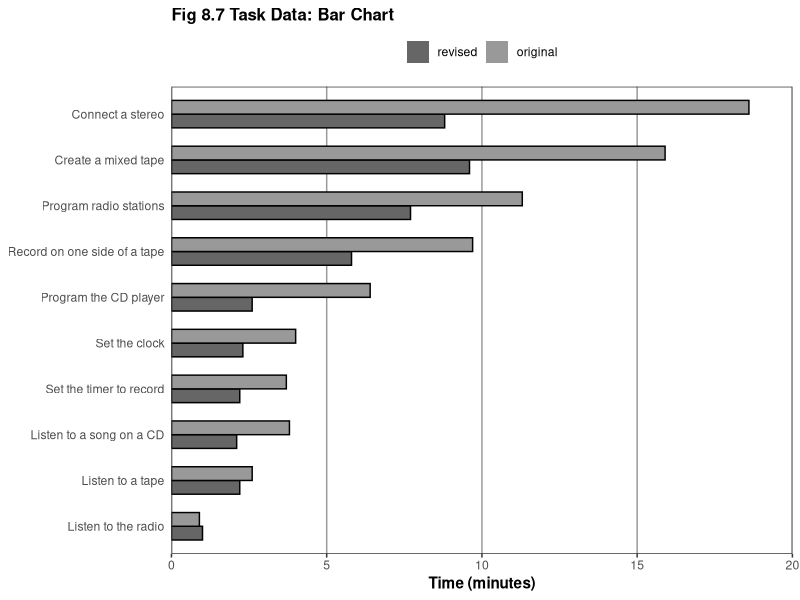
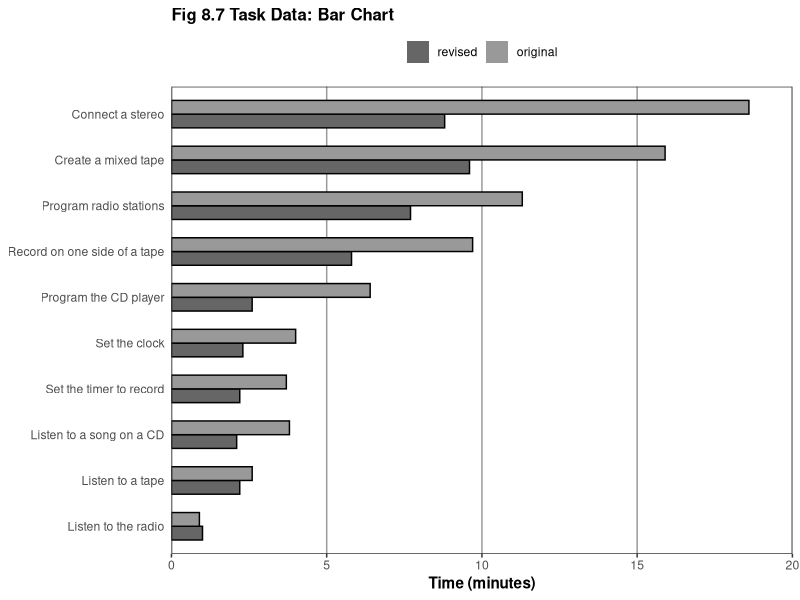

Generate these figures, in order, with R:
library(ggplot2)
library(reshape2)

this_base <- "fig08-07_task-data-bar-chart"

my_data <- data.frame(
  task = c("Connect a stereo", "Create a mixed tape", "Program radio stations", 
           "Record on one side of a tape", "Program the CD player", 
           "Set the clock", "Set the timer to record", 
           "Listen to a song on a CD", "Listen to a tape", 
           "Listen to the radio"),
  revised = c(8.8, 9.6, 7.7, 5.8, 2.6, 2.3, 2.2, 2.1, 2.2, 1.0),
  original = c(18.6, 15.9, 11.3, 9.7, 6.4, 4.0, 3.7, 3.8, 2.6, 0.9))

my_data_long <- melt(my_data, id.vars = "task", 
                  measure.vars = c("revised", "original"),
                  variable.name = "type", value.name = "time")

p <- ggplot(my_data_long, aes(x = reorder(task, time), y = time, 
                           fill = type, width = 0.6)) +
  geom_bar(stat = "identity", position = "dodge") +
  geom_bar(stat = "identity", position = "dodge", 
           colour = "black", show_guide = FALSE) +
  scale_fill_manual(values = c("grey40", "grey60")) +
  scale_y_continuous(breaks = seq(0, 20, 5), limits = c(0, 20), 
                     expand = c(0, 0)) +
  labs(x = NULL, y = "Time (minutes)") +
  ggtitle("Fig 8.7 Task Data: Bar Chart") +
  coord_flip() +
  theme_bw() +
  theme(panel.grid.major.x = element_line(colour = "grey60"),
        panel.grid.major.y = element_blank(),
        panel.grid.minor = element_blank(),
        plot.title = element_text(size = rel(1.1), face = "bold"),
        axis.ticks.y = element_blank(),
        axis.title = element_text(face = "bold"),
        legend.position = "top",
        legend.title = element_blank()) 

p

ggsave(paste0(this_base, ".png"), 
       p, width = 6, height = 6)
